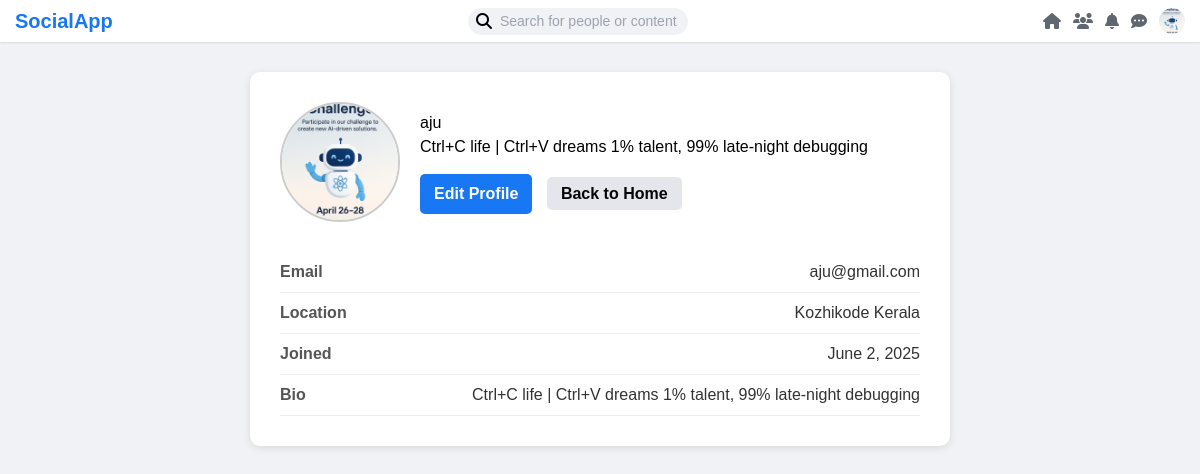
The page /profile/ (signed in) on the database its author committed.
### myapp/models.py (models this page shows, shortened)
class CustomUser(AbstractUser):
    email = models.EmailField(_('email address'), unique=True)
    profile_picture = models.ImageField(upload_to='profile_pics/', default='default.jpg')
    bio = models.TextField(max_length=500, blank=True)
    location = models.CharField(max_length=100, blank=True)
    birth_date = models.DateField(null=True, blank=True)

### myapp/views.py (the view, shortened to what this page needs)
# urls.py: path('profile/', views.profile, name='profile'),
@login_required
def profile(request):
    user = request.user
    return render(request, 'profile.html', {'user': user})

### templates/profile.html (shortened to what this page needs)
{% extends "navbar.html" %}
{% load static %}
{% block content %}
<div class="profile-container">
    <div class="profile-header">
        <div class="profile-avatar">
            {% if user.profile_picture %}
                <img src="{{ user.profile_picture.url }}" alt="Profile Picture" class="avatar-img">
            {% else %}
                <img src="{% static 'default-avatar.png' %}" alt="Default Avatar" class="avatar-img">
            {% endif %}
        </div>
        <div>
            <h2 id="display-name">{{ user.get_full_name|default:user.username }}</h2>
            <p id="display-bio">{{ user.bio }}</p>
            <div class="profile-actions">
                <button id="edit-profile-btn" class="btn btn-primary">Edit Profile</button>
                <a href="{% url 'home' %}" class="btn btn-secondary">Back to Home</a>
            </div>
        </div>
    </div>
    <div class="profile-details">
        <div class="detail-row">
            <div class="detail-label">Email</div>
            <div class="detail-value">{{ user.email }}</div>
        </div>
        <div class="detail-row">
            <div class="detail-label">Location</div>
            <div class="detail-value">{{ user.location }}</div>
        </div>
        <div class="detail-row">
            <div class="detail-label">Joined</div>
            <div class="detail-value">{{ user.date_joined|date:"F j, Y" }}</div>
        </div>
        <div class="detail-row">
            <div class="detail-label">Bio</div>
            <div class="detail-value" id="display-bio-full">{{ user.bio }}</div>
        </div>
    </div>
</div>
{% endblock %}

### templates/navbar.html (shortened to what this page needs)
{% load static %}
<!DOCTYPE html>
<html lang="en">
<head>
    <script src="https://cdn.tailwindcss.com"></script>
    <link rel="stylesheet" href="https://cdnjs.cloudflare.com/ajax/libs/font-awesome/6.4.0/css/all.min.css"/>
</head>
<body>
    <header>
        <a href="{% url 'home' %}" class="logo">SocialApp</a>
        <form action="{% url 'search' %}" method="get" class="search-bar" role="search" aria-label="Site search">
            <i class="fas fa-search" aria-hidden="true"></i>
            <input type="text" name="q" placeholder="Search for people or content" aria-label="Search input" />
        </form>
        <nav class="nav-icons" aria-label="Primary navigation">
            <a href="{% url 'home' %}" class="nav-icon" title="Home" aria-label="Home">
                <i class="fas fa-home" aria-hidden="true"></i>
            </a>
            <a href="{% url 'users_list' %}" class="nav-icon" title="Users" aria-label="Users">
                <i class="fas fa-users" aria-hidden="true"></i>
            </a>
            <a href="{% url 'notifications' %}" class="nav-icon" title="Notifications" aria-label="Notifications">
                <i class="fas fa-bell" aria-hidden="true"></i>
            </a>
            <a href="{% url 'messages' %}" class="nav-icon" title="Messages" aria-label="Messages">
                <i class="fas fa-comment-dots" aria-hidden="true"></i>
            </a>
            <a href="{% url 'profile' %}" class="nav-icon" title="Profile" aria-label="Profile">
                {% if user.is_authenticated and user.profile_picture %}
                    <img src="{{ user.profile_picture.url }}" alt="Profile Picture" class="user-avatar" />
                {% else %}
                    <img src="{% static 'default-avatar.png' %}" alt="Default Avatar" class="user-avatar" />
                {% endif %}
            </a>
        </nav>
    </header>
    {% block content %}
    {% endblock %}
</body>
</html>

### templates/navbar.html (style rules this page uses)
body { font-family: Arial, sans-serif; margin: 0; background-color: #f0f2f5; }
header { background-color: #ffffff; padding: 6px 15px; display: flex; align-items: center; justify-content: space-between; box-shadow: 0 1px 2px rgba(0, 0, 0, 0.1); position: sticky; top: 0; z-index: 1000; }
.logo { font-size: 20px; font-weight: bold; color: #1877f2; text-decoration: none; }
.search-bar { display: flex; align-items: center; background-color: #f0f2f5; border-radius: 20px; padding: 3px 8px; width: 220px; }
.search-bar input { border: none; background: none; outline: none; margin-left: 8px; width: 100%; font-size: 14px; }
.nav-icons { display: flex; align-items: center; gap: 12px; }
.nav-icon { position: relative; cursor: pointer; text-decoration: none; color: inherit; display: flex; align-items: center; font-size: 16px; }
.nav-icon i { font-size: 16px; color: #606770; }
.user-avatar { width: 26px; height: 26px; border-radius: 50%; object-fit: cover; cursor: pointer; }

### templates/profile.html (style rules this page uses)
.profile-container { max-width: 700px; margin: 30px auto; background: #fff; padding: 30px; border-radius: 10px; box-shadow: 0 2px 8px rgb(0 0 0 / 0.1); font-family: Arial, sans-serif; }
.profile-header { display: flex; gap: 20px; align-items: center; margin-bottom: 30px; }
.avatar-img { width: 120px; height: 120px; border-radius: 50%; object-fit: cover; border: 2px solid #ccc; }
.profile-actions { margin-top: 15px; }
.detail-row { display: flex; justify-content: space-between; padding: 8px 0; border-bottom: 1px solid #eee; }
.detail-label { font-weight: 600; color: #555; }
.detail-value { color: #333; }
.btn { padding: 8px 14px; border: none; border-radius: 5px; cursor: pointer; font-weight: 600; }
.btn-primary { background-color: #1877f2; color: white; margin-right: 10px; }
.btn-secondary { background-color: #e4e6eb; color: #050505; }

### rows shown on the page
CustomUser: profile_picture (picture), get_full_name "aju", bio "Ctrl+C life | Ctrl+V dreams 1% talent, 99% late-night debugging", email "aju@gmail.com", location "Kozhikode Kerala", date_joined "June 2, 2025"
